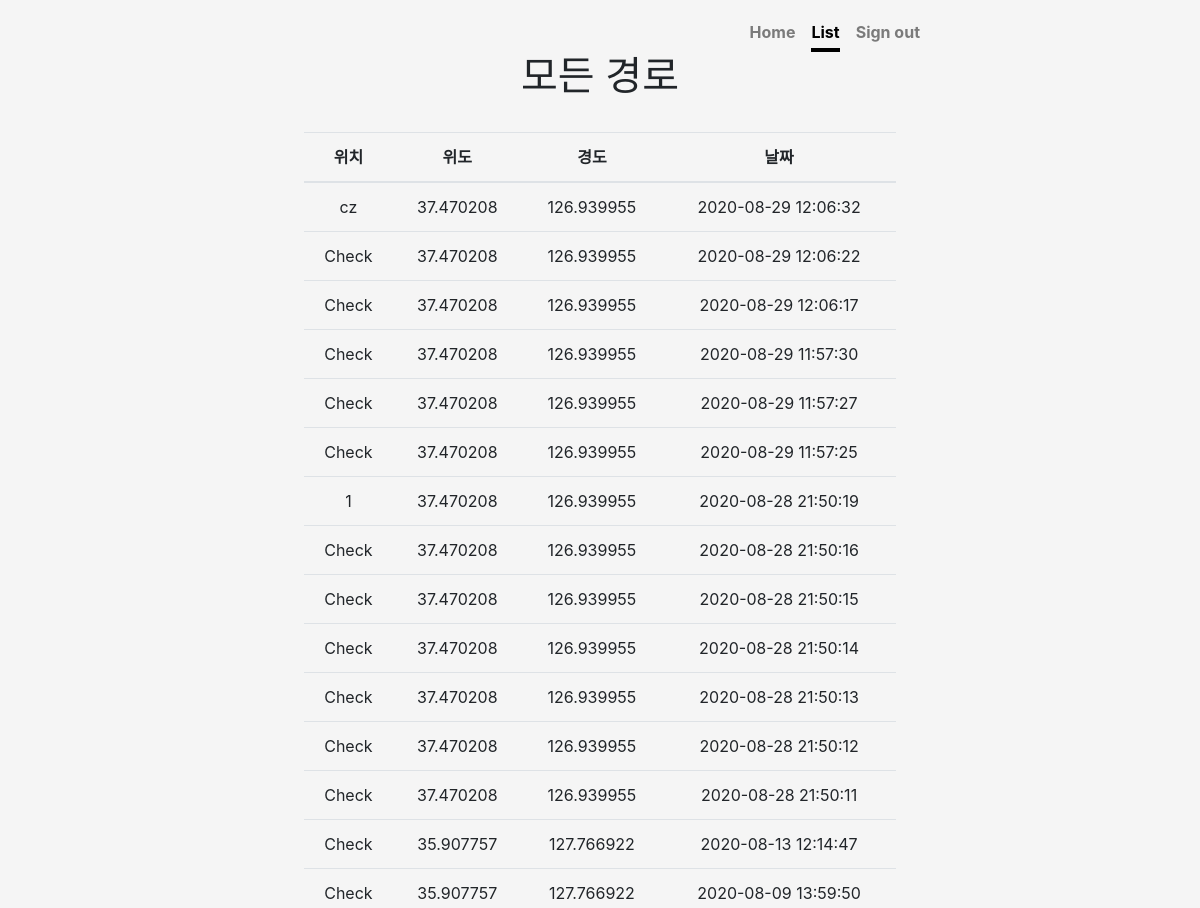
Page /app/list/ (signed in, upper part) on the earlier database version.
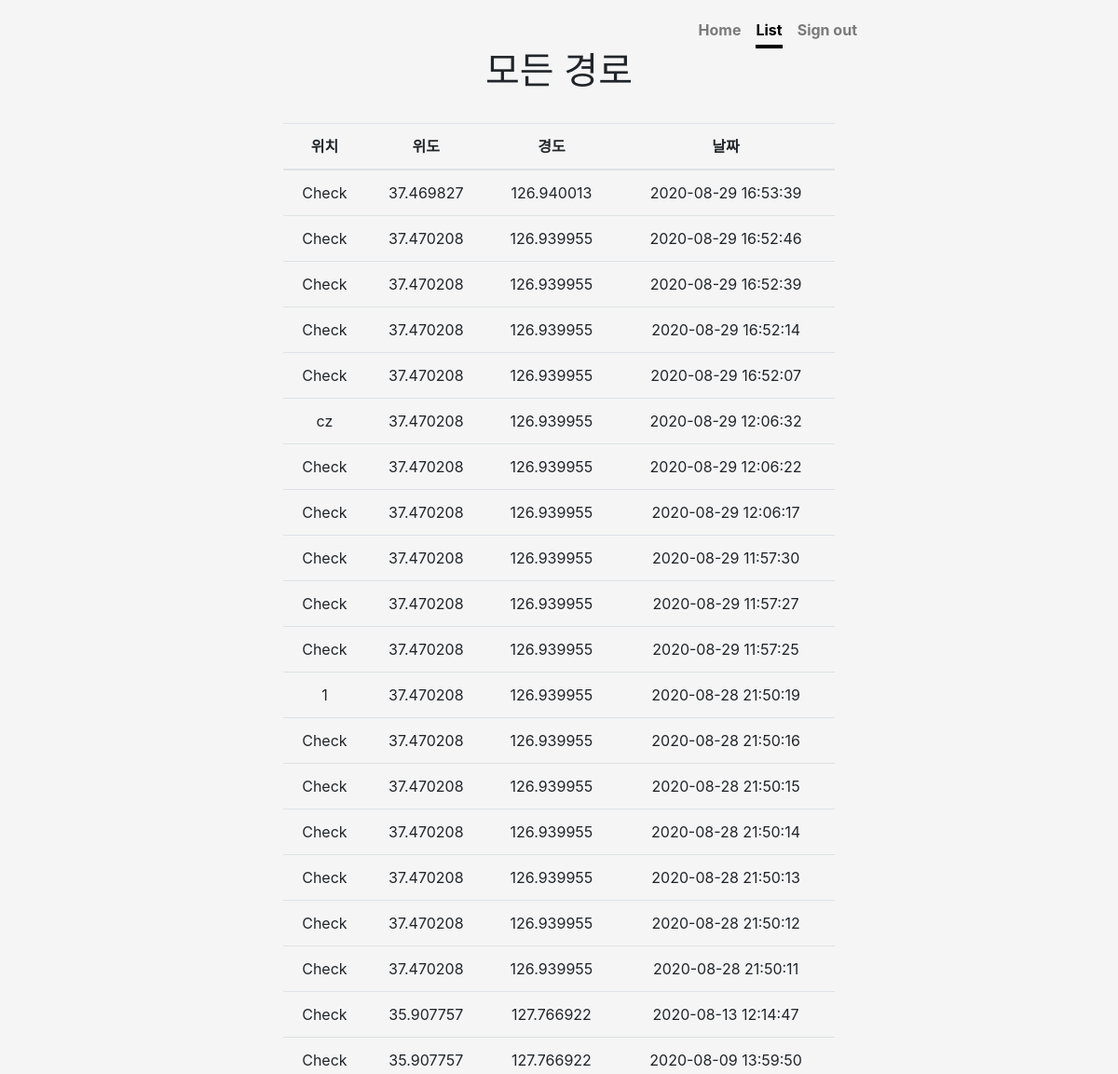
Same page on the later database version.
### app/models.py (models this page shows)
class Report(models.Model):
    objects = models.Manager()
    input_user = models.ForeignKey(User, on_delete = models.CASCADE)
    input_report = models.CharField(max_length=200, null = True, default='비어있음')
    input_date = models.CharField(max_length=20, default=0, null=True, blank=True)
    input_time = models.CharField(max_length=20, default=0, null=True, blank=True)
    input_lat = models.DecimalField(max_digits=9, decimal_places=6, null = True)
    input_lon = models.DecimalField(max_digits=9, decimal_places=6, null = True)

### app/views.py (the view)
# urls.py: path('list/', views.list, name='list'),
def list(request):
    report = Report.objects.filter(input_user=request.user).order_by('-input_date','-id')
    return render(request, 'list.html', {'report':report })

### app/templates/list.html (shortened to what this page needs)
{% extends 'mainBase.html' %}
{% load static %}
{% block maincontent %}
<body class="text-center">
  <div class="cover-container d-flex w-100 h-100 p-3 mx-auto flex-column">
    <header class="masthead mb-auto">
      <div class="inner">
        <nav class="nav nav-masthead justify-content-center">
          <a class="nav-link" href="{% url 'index' %}">Home</a>
          <a class="nav-link active" href="{% url 'list' %}">List</a>
          <a class="nav-link" href="{% url 'signout' %}">Sign out</a>
        </nav>
      </div>
    </header>
    <main role="main" class="inner cover">
      <h1 class="cover-heading">모든 경로</h1>
      <br>
      <table class="table">
        <thead>
          <tr>
            <th scope="col">위치</th>
            <th scope="col">위도</th>
            <th scope="col">경도</th>
            <th scope="col">날짜</th>
          </tr>
        </thead>
        <tbody>
          {% for report in report.all %}
          <tr>
            <td>{{ report.input_report }}</td>
            <td>{{ report.input_lat }}</td>
            <td>{{ report.input_lon }}</td>
            <td>{{ report.input_date }} {{ report.input_time }}</td>
          </tr>
          {% endfor %}
        </tbody>
      </table>
    </main>
  </div>
</body>
{% endblock %}

Differences in the rows shown:
added Report: input_report "Check", input_lat "37.469827", input_lon "126.940013", input_date "2020-08-29", input_time "16:53:39"
added Report: input_report "Check", input_lat "37.470208", input_lon "126.939955", input_date "2020-08-29", input_time "16:52:46"
added Report: input_report "Check", input_lat "37.470208", input_lon "126.939955", input_date "2020-08-29", input_time "16:52:39"
added Report: input_report "Check", input_lat "37.470208", input_lon "126.939955", input_date "2020-08-29", input_time "16:52:14"
added Report: input_report "Check", input_lat "37.470208", input_lon "126.939955", input_date "2020-08-29", input_time "16:52:07"
